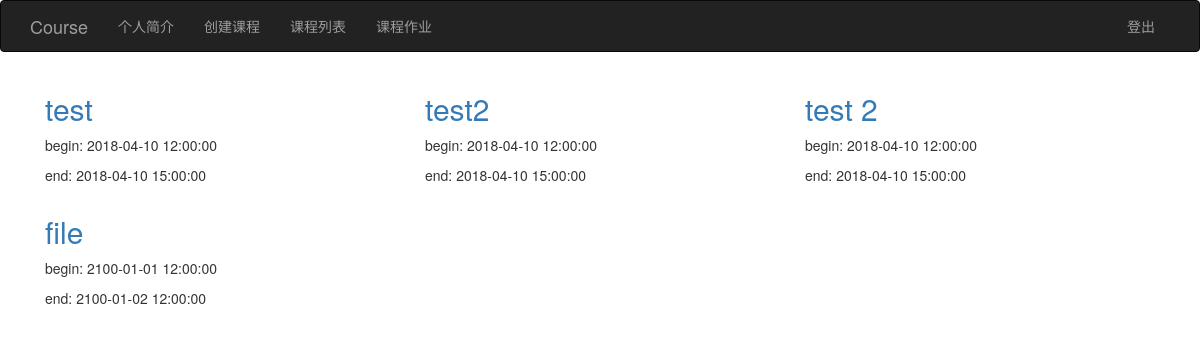
Page /course/1/homework-list (signed in) on the committed database.
### app/models.py (models this page shows, shortened)
class Homework(db.Model):
    __tablename__ = 'homework'
    id = db.Column(db.Integer, primary_key=True)
    title = db.Column(db.Text)
    description = db.Column(db.Text)
    description_html = db.Column(db.Text)
    begin_time = db.Column(db.DateTime, index=True, default=datetime.utcnow)
    end_time = db.Column(db.DateTime, index=True, default=datetime.utcnow)
    course_id = db.Column(db.Integer, db.ForeignKey('courses.id'))

### app/course/views.py (the view)
@course.route('/course/<int:id>/homework-list')
def homework_list(id):
    course = Course.query.get_or_404(id)
    return render_template('homework_list.html', course=course)

### app/models.py (called while the page is built)
@loginManager.user_loader
def load_user(user_id):
    return User.query.get(int(user_id))

    def get_users(self):
        return [{'user_id':role.user_id, 'role':role.role}
                for role in self.users]

    def get_teacher(self):
        users = self.get_users()
        return [user['user_id'] for user in users if user['role'] == 'teacher']

### app/templates/homework_list.html
{% extends 'course_base.html' %}
{% block page_content %}
{% for hw in course.homework %}
<div class="col-md-4">
    <a href="{{ url_for('course.homework', id=course.id, hw_id=hw.id) }}">
        <h2>{{ hw.title }}</h2>
    </a>
    <p>begin: {{ hw.begin_time }}</p>
    <p>end: {{ hw.end_time }}</p>
</div>
{% endfor %}
{% endblock %}

### rows in the picture
Homework: title "test", begin_time "2018-04-10 12:00:00", end_time "2018-04-10 15:00:00"
Homework: title "test2", begin_time "2018-04-10 12:00:00", end_time "2018-04-10 15:00:00"
Homework: title "test 2", begin_time "2018-04-10 12:00:00", end_time "2018-04-10 15:00:00"
Homework: title "file", begin_time "2100-01-01 12:00:00", end_time "2100-01-02 12:00:00"
